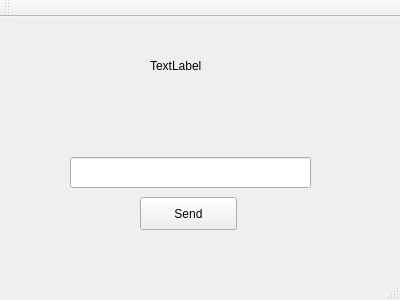
<?xml version="1.0" encoding="UTF-8"?>
<ui version="4.0">
 <class>MainWindow</class>
 <widget class="QMainWindow" name="MainWindow">
  <property name="geometry">
   <rect>
    <x>0</x>
    <y>0</y>
    <width>400</width>
    <height>300</height>
   </rect>
  </property>
  <property name="windowTitle">
   <string>MainWindow</string>
  </property>
  <widget class="QWidget" name="centralWidget">
   <widget class="QPushButton" name="pushButton">
    <property name="geometry">
     <rect>
      <x>140</x>
      <y>180</y>
      <width>97</width>
      <height>33</height>
     </rect>
    </property>
    <property name="text">
     <string>Send</string>
    </property>
   </widget>
   <widget class="QLabel" name="label">
    <property name="geometry">
     <rect>
      <x>150</x>
      <y>40</y>
      <width>67</width>
      <height>17</height>
     </rect>
    </property>
    <property name="text">
     <string>TextLabel</string>
    </property>
   </widget>
   <widget class="QLineEdit" name="lineEdit">
    <property name="geometry">
     <rect>
      <x>70</x>
      <y>140</y>
      <width>241</width>
      <height>31</height>
     </rect>
    </property>
   </widget>
  </widget>
  <widget class="QMenuBar" name="menuBar">
   <property name="geometry">
    <rect>
     <x>0</x>
     <y>0</y>
     <width>400</width>
     <height>29</height>
    </rect>
   </property>
  </widget>
  <widget class="QToolBar" name="mainToolBar">
   <attribute name="toolBarArea">
    <enum>TopToolBarArea</enum>
   </attribute>
   <attribute name="toolBarBreak">
    <bool>false</bool>
   </attribute>
  </widget>
  <widget class="QStatusBar" name="statusBar"/>
 </widget>
 <layoutdefault spacing="6" margin="11"/>
 <resources/>
 <connections/>
</ui>
